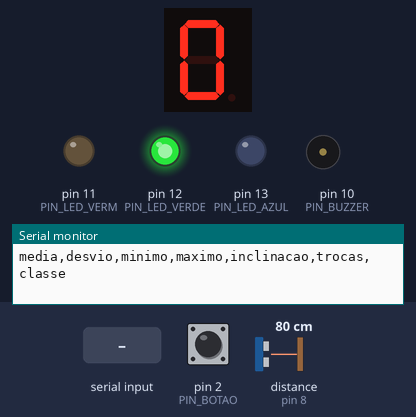
Recording of a sketch running on a simulated Arduino Uno, built with avr-gcc and run on an emulated ATmega328P. On the bench: 1-digit seven-segment display, output pins drawn as LEDs (lit = HIGH), buzzer (waves = sounding), the last lines printed to the serial monitor. Wiring (inferred from the names in the program): 1-digit 7-segment display, segments lit when HIGH: segments pin 3, pin 4, pin 5, pin 6, A3, A4, A5. The inputs (shaded band) are chosen by the test bench; at power-on: pin 2 (PIN_BOTAO) HIGH, distance to the obstacle (sensor on pin 8) 80 cm. The echo pulse lasts 58.3 µs per cm; the segment pins are drawn as the display they are named for; pins used as bus, display or sensor lines are not drawn.

Above: at 1.2 s.
1.3 s: pin 2 (PIN_BOTAO) pulled LOW for 0.15 s
At 2.7 s:
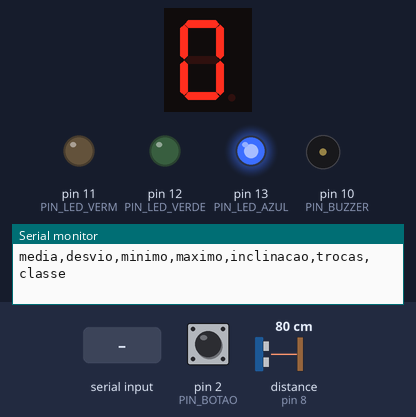
4.4 s: "30,150\n" received over Serial
5.9 s: "200\n" received over Serial
7.4 s: pin 2 (PIN_BOTAO) pulled LOW for 1 s
At 7.8 s:
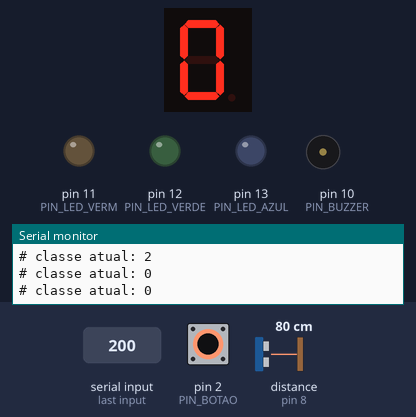
10.7 s: pin 2 (PIN_BOTAO) pulled LOW for 3.2 s
At 14.5 s:
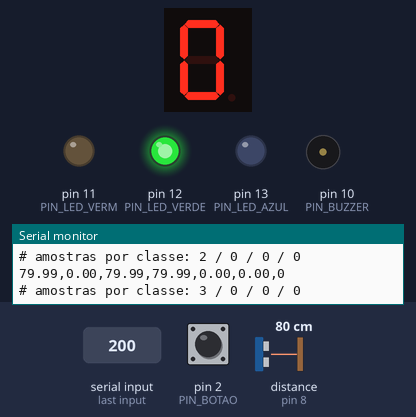
Timing chart, 0 to 16.0 s (numbered marks = the images above; inputs shaded):
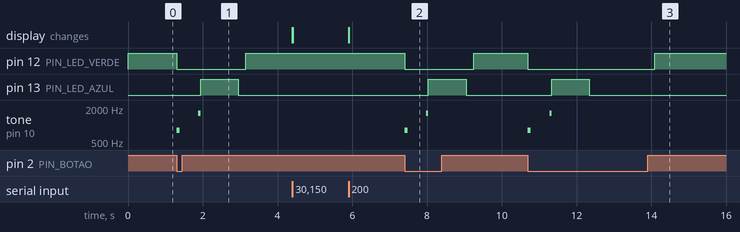

The sketch:

03_coleta_dados.ino
```cpp
/*
  MINICURSO DE ROBÓTICA — Robô Sentinela
  Sketch 03: COLETA DE DADOS para Machine Learning

  Como usar:
   1. Abra o Serial Monitor (9600 baud, "Nova linha" ou "Sem final de linha").
   2. Digite o número da classe que vai gravar e tecle Enter:
        0 = PARADO     (mão parada a ~20 cm, ou nada na frente)
        1 = APROXIMAR  (mão vem de ~40 cm até ~10 cm em 1 segundo)
        2 = AFASTAR    (mão vai de ~10 cm até ~40 cm em 1 segundo)
        3 = ACENAR     (mão faz vai-e-vem rápido entre ~10 e ~30 cm)
      O display mostra a classe escolhida.
   3. Aperte o botão GRAVAR. Bip curto = prepare-se; bip agudo + LED azul = gravando (1 s).
   4. Cada gravação imprime UMA linha CSV. Grave ~20 por classe (varie velocidade, distância, quem faz).
   5. No final, copie TODO o texto do Serial Monitor e salve como dados_grupoX.csv.
      Linhas começando com '#' são comentários e são ignoradas no Colab.

  A janela tem 20 leituras a cada 50 ms (1 s). Dela tiramos 6 "features" (características).
  É isso que o modelo vai enxergar — não a mão, e sim estes 6 números.
*/

// ---------- Ajustes ----------
const bool DISPLAY_ANODO_COMUM = false;
const bool BUZZER_ATIVO        = false;

// ---------- Pinos ----------
const int PIN_BOTAO = 2;
const int PIN_SEG[7] = {3, 4, 5, 6, A3, A4, A5};
const int PIN_TRIG = 7, PIN_ECHO = 8, PIN_BUZZER = 10;
const int PIN_LED_VERM = 11, PIN_LED_VERDE = 12, PIN_LED_AZUL = 13;

const byte DIGITOS[10] = {0x3F, 0x06, 0x5B, 0x4F, 0x66, 0x6D, 0x7D, 0x07, 0x7F, 0x6F};

// ---------- Janela e features ----------
const int N_AMOSTRAS = 20;
const unsigned long PERIODO_MS = 50;
const int N_FEATURES = 6;
float janela[N_AMOSTRAS];

int classeAtual = 0;
int contPorClasse[4] = {0, 0, 0, 0};

void mostrar(byte padrao) {
  for (int i = 0; i < 7; i++) {
    bool aceso = padrao & (1 << i);
    if (DISPLAY_ANODO_COMUM) aceso = !aceso;
    digitalWrite(PIN_SEG[i], aceso ? HIGH : LOW);
  }
}
void bip(int freq, int ms) {
  if (BUZZER_ATIVO) { digitalWrite(PIN_BUZZER, HIGH); delay(ms); digitalWrite(PIN_BUZZER, LOW); }
  else { tone(PIN_BUZZER, freq, ms); delay(ms); }
}
float lerDistanciaCm() {
  digitalWrite(PIN_TRIG, LOW);  delayMicroseconds(2);
  digitalWrite(PIN_TRIG, HIGH); delayMicroseconds(10);
  digitalWrite(PIN_TRIG, LOW);
  unsigned long us = pulseIn(PIN_ECHO, HIGH, 12000UL);
  if (us == 0) return 200.0;
  float d = us * 0.0343 / 2.0;
  return d > 200.0 ? 200.0 : d;
}

// Grava N_AMOSTRAS leituras em ritmo fixo
void gravarJanela() {
  unsigned long t = millis();
  for (int i = 0; i < N_AMOSTRAS; i++) {
    while (millis() - t < PERIODO_MS) { }
    t += PERIODO_MS;
    float d = lerDistanciaCm();
    // leitura perdida (sem eco) no meio do gesto: repete a anterior (filtro simples)
    if (d >= 200.0 && i > 0 && janela[i - 1] < 200.0) d = janela[i - 1];
    janela[i] = d;
  }
}

// ===== EXTRAÇÃO DE FEATURES (idêntica no sketch 04!) =====
// f[0] media      f[1] desvio padrão   f[2] mínimo   f[3] máximo
// f[4] inclinação (cm/s, reta de mínimos quadrados)
// f[5] trocas de sentido (quantas vezes a mão inverte o movimento)
void calcularFeatures(const float *x, int n, float *f) {
  float soma = 0, mn = x[0], mx = x[0];
  for (int i = 0; i < n; i++) { soma += x[i]; if (x[i] < mn) mn = x[i]; if (x[i] > mx) mx = x[i]; }
  float media = soma / n;

  float var = 0;
  for (int i = 0; i < n; i++) var += (x[i] - media) * (x[i] - media);
  float desvio = sqrt(var / n);

  // inclinação: cov(t, x) / var(t), com t em amostras -> converte para cm/s
  float tMedio = (n - 1) / 2.0, num = 0, den = 0;
  for (int i = 0; i < n; i++) { num += (i - tMedio) * (x[i] - media); den += (i - tMedio) * (i - tMedio); }
  float inclinacao = (num / den) * (1000.0 / PERIODO_MS);

  // trocas de sentido, ignorando variações menores que 2 cm (ruído)
  int trocas = 0, sentidoAnterior = 0;
  for (int i = 1; i < n; i++) {
    float dx = x[i] - x[i - 1];
    int s = (dx > 2.0) ? 1 : (dx < -2.0 ? -1 : 0);
    if (s != 0) {
      if (sentidoAnterior != 0 && s != sentidoAnterior) trocas++;
      sentidoAnterior = s;
    }
  }

  f[0] = media; f[1] = desvio; f[2] = mn; f[3] = mx; f[4] = inclinacao; f[5] = trocas;
}

void setup() {
  Serial.begin(9600);
  pinMode(PIN_BOTAO, INPUT_PULLUP);
  for (int i = 0; i < 7; i++) pinMode(PIN_SEG[i], OUTPUT);
  pinMode(PIN_TRIG, OUTPUT); pinMode(PIN_ECHO, INPUT); pinMode(PIN_BUZZER, OUTPUT);
  pinMode(PIN_LED_VERM, OUTPUT); pinMode(PIN_LED_VERDE, OUTPUT); pinMode(PIN_LED_AZUL, OUTPUT);
  mostrar(DIGITOS[classeAtual]);
  digitalWrite(PIN_LED_VERDE, HIGH);
  Serial.println(F("# Digite 0,1,2 ou 3 para escolher a classe; aperte o botao para gravar."));
  Serial.println(F("media,desvio,minimo,maximo,inclinacao,trocas,classe"));
}

void loop() {
  // troca de classe pelo teclado
  while (Serial.available()) {
    char c = Serial.read();
    if (c >= '0' && c <= '3') {
      classeAtual = c - '0';
      mostrar(DIGITOS[classeAtual]);
      Serial.print(F("# classe atual: ")); Serial.println(classeAtual);
    }
  }

  if (digitalRead(PIN_BOTAO) == LOW) {
    digitalWrite(PIN_LED_VERDE, LOW);
    bip(800, 80); delay(500);          // prepara...
    bip(1600, 60);                     // ...já!
    digitalWrite(PIN_LED_AZUL, HIGH);
    gravarJanela();
    digitalWrite(PIN_LED_AZUL, LOW);

    float f[N_FEATURES];
    calcularFeatures(janela, N_AMOSTRAS, f);
    for (int i = 0; i < N_FEATURES; i++) { Serial.print(f[i], 2); Serial.print(','); }
    Serial.println(classeAtual);

    contPorClasse[classeAtual]++;
    Serial.print(F("# amostras por classe: "));
    for (int k = 0; k < 4; k++) { Serial.print(contPorClasse[k]); Serial.print(k < 3 ? " / " : "\n"); }

    while (digitalRead(PIN_BOTAO) == LOW) { } // espera soltar o botão
    delay(200);
    digitalWrite(PIN_LED_VERDE, HIGH);
  }
}
```

Measured:
- after the input at 1.3 s, pin 12 (PIN_LED_VERDE): HIGH → LOW at once, → HIGH 1.9 s later; pin 13 (PIN_LED_AZUL): LOW → HIGH after 0.64 s, → LOW 1.0 s later; tone on pin 10 (PIN_BUZZER): silent → 800 Hz at once, → silent 0.08 s later, → 1600 Hz 0.50 s later, → silent 0.06 s later
- after the input at 7.4 s, pin 12 (PIN_LED_VERDE): HIGH → LOW at once, → HIGH 1.9 s later; pin 13 (PIN_LED_AZUL): LOW → HIGH after 0.64 s, → LOW 1.0 s later; tone on pin 10 (PIN_BUZZER): silent → 800 Hz at once, → silent 0.08 s later, → 1600 Hz 0.50 s later, → silent 0.06 s later
- after the input at 10.7 s, pin 12 (PIN_LED_VERDE): HIGH → LOW at once, → HIGH 3.4 s later; pin 13 (PIN_LED_AZUL): LOW → HIGH after 0.64 s, → LOW 1.0 s later; tone on pin 10 (PIN_BUZZER): silent → 800 Hz at once, → silent 0.08 s later, → 1600 Hz 0.50 s later, → silent 0.06 s later
